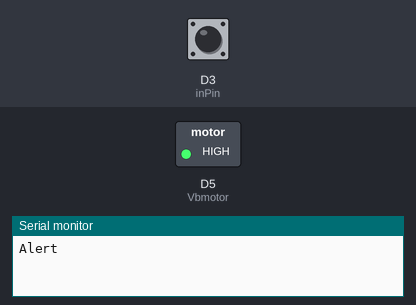
Bench run of a sketch on a simulated ESP8266 (NodeMCU). Shown: switched loads named in the sketch (green lamp = pin HIGH), the last lines printed to the serial monitor. Inputs (shaded band) come from the test bench; at power-on: D3 (inPin) HIGH.

Above: at 1.2 s.
1.3 s: D3 (inPin) pulled LOW for 0.15 s
At 2.0 s:
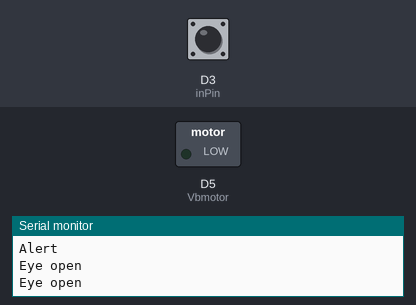
2.9 s: D3 (inPin) pulled LOW for 1 s
At 6.0 s:
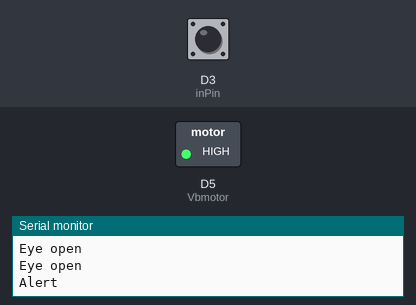
6.4 s: D3 (inPin) pulled LOW for 3.2 s
At 7.2 s:
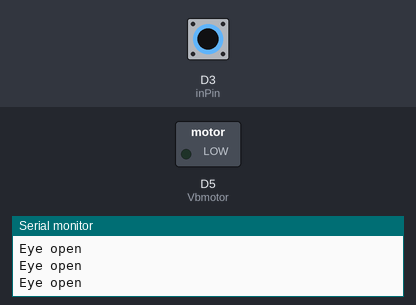
Timing chart, 0 to 12.1 s (numbered marks = the images above; inputs shaded):
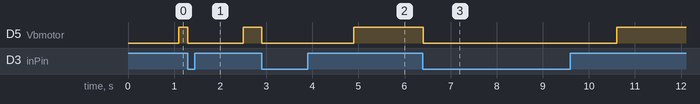

Measured:
- after the input at 1.3 s, D5 (Vbmotor): HIGH → LOW at once, → HIGH 1.2 s later
- after the input at 2.9 s, D5 (Vbmotor): HIGH → LOW at once, → HIGH 2.0 s later
- after the input at 6.4 s, D5 (Vbmotor): HIGH → LOW at once, → HIGH 4.2 s later

The sketch:

eyeblinkvib.ino
```cpp
const int inPin = D3;
const int Vbmotor = D5;
int val = 0;

unsigned long eyeClosedStart = 0;
const unsigned long warningTime = 1000;
bool alertSent = false;

void setup() {
  pinMode(inPin, INPUT_PULLUP);
  pinMode(Vbmotor, OUTPUT);
  Serial.begin(115200);
}

void loop() {
  val = digitalRead(inPin);

  if (val == HIGH) {
    if (eyeClosedStart == 0) {
      eyeClosedStart = millis();
    } else if (millis() - eyeClosedStart >= warningTime) {
      if (!alertSent) {
        Serial.println("Alert");
        digitalWrite(Vbmotor, HIGH);
        alertSent = true;
      }
    }
  } else {
    eyeClosedStart = 0;
    alertSent = false;
    Serial.println("Eye open");
    digitalWrite(Vbmotor, LOW);
  }

  delay(100);
}
```
